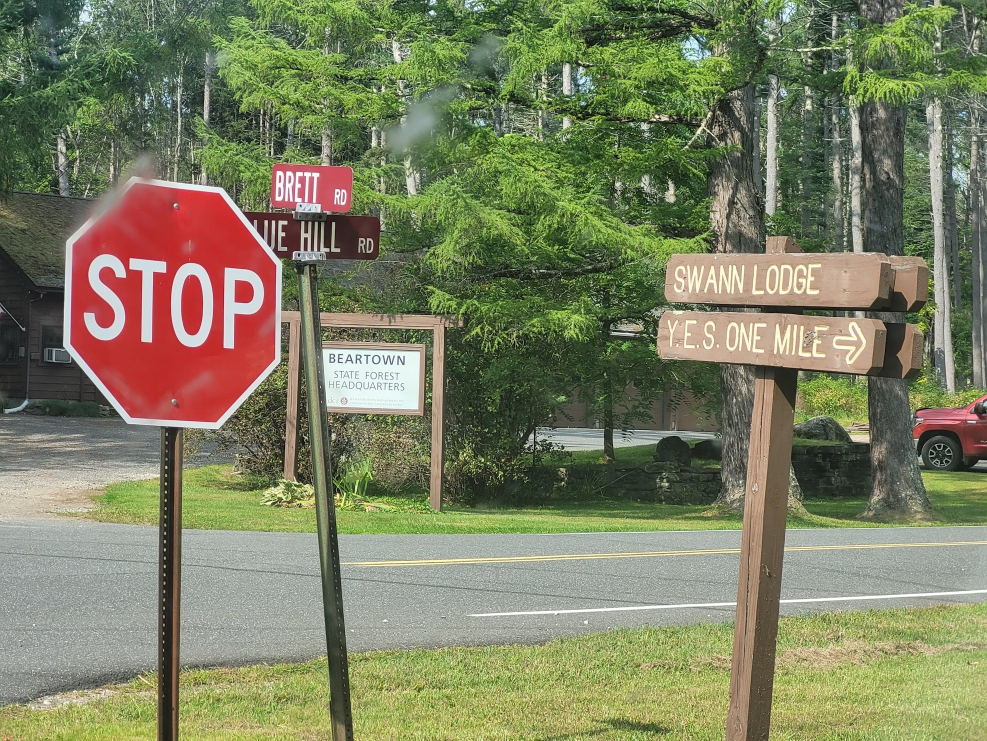
#> input picture stop_sign_dataset/photo-1727156275339-aad186798856.jpg, 1974 x 1481 px, found by its file name (shown at 1/2 size)
$ python stop_sign_detection.py
#> lines starting #> are read from the running program, lines starting #| are printed output that depends on the picture
import cv2

def distance_to_camera(known_width, focal_length, pixel_width):
    """Calculates the distance from the marker to the camera."""
    return (known_width * focal_length) / pixel_width

# Stop Sign Cascade Classifier xml
stop_sign = cv2.CascadeClassifier('cascade_stop_sign.xml')

img = cv2.imread('stop_sign_dataset\photo-1727156275339-aad186798856.jpg')
#> img is the input picture: shape (1481, 1974, 3); mean B, G, R 97.3, 127.7, 124.7

known_width = 76.0  # cm
focal_length = 800  # Example focal length in pixels

gray = cv2.cvtColor(img, cv2.COLOR_BGR2GRAY)
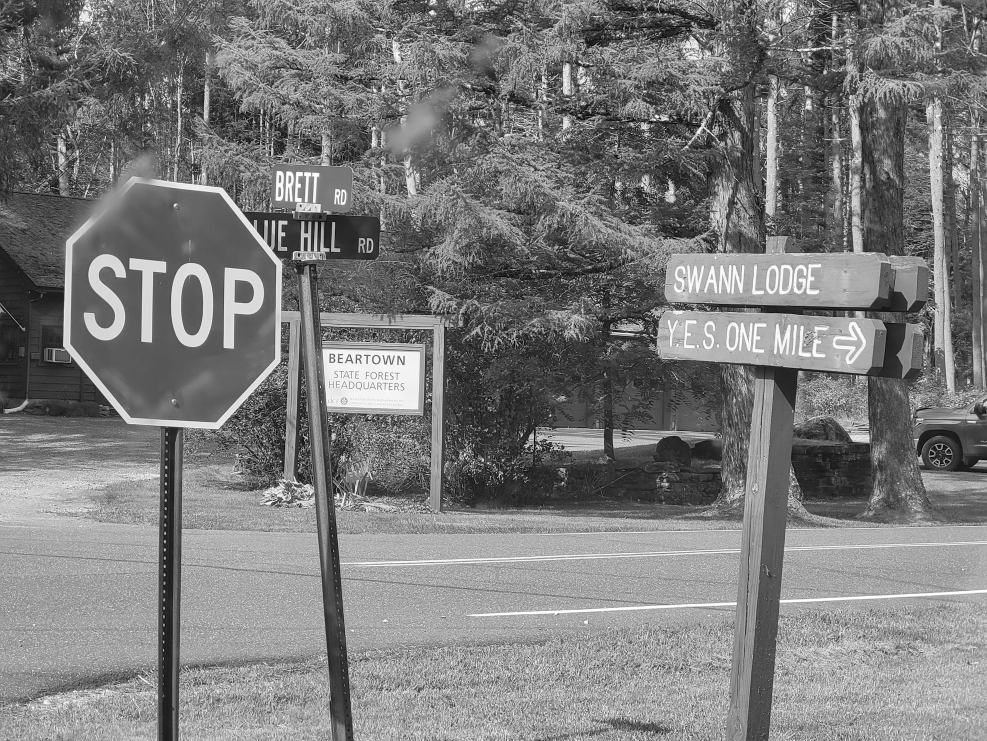
#> gray: shape (1481, 1974) (shown at 1/2 size); min 0, max 255, mean 123.3
stop_sign_scaled = stop_sign.detectMultiScale(gray, 1.3, 5)
#> stop_sign_scaled = [[86, 363, 489, 489]]

# Detect the stop sign, x,y = origin points, w = width, h = height
for (x, y, w, h) in stop_sign_scaled:

    distance = distance_to_camera(known_width, focal_length, w)
    # Draw rectangle around the stop sign
    stop_sign_rectangle = cv2.rectangle(img, (x,y),
                                        (x+w, y+h),
                                        (0, 255, 0), 3)
    # Write "Distance" on the bottom of the rectangle
    stop_sign_text = cv2.putText(img=stop_sign_rectangle,
                                 text=f"Distance: {distance:.2f} cm",
                                 org=(x, y+h+30),
                                 fontFace=cv2.FONT_HERSHEY_SIMPLEX,
                                 fontScale=1, color=(0, 0, 255),
                                 thickness=2, lineType=cv2.LINE_4)
#> this loop made 1 pass
#> (x, y, w, h, distance) on pass 1: (86, 363, 489, 489, 124.3)
cv2.imshow("img", img)
key = cv2.waitKey(-1)
#> (key q is pressed here)
if key == ord('q'):
    cv2.destroyAllWindows()

$ run again, with stop_sign_dataset/photo-1558626219-fa0c107b5613.jpg copied over stop_sign_dataset/photo-1727156275339-aad186798856.jpg
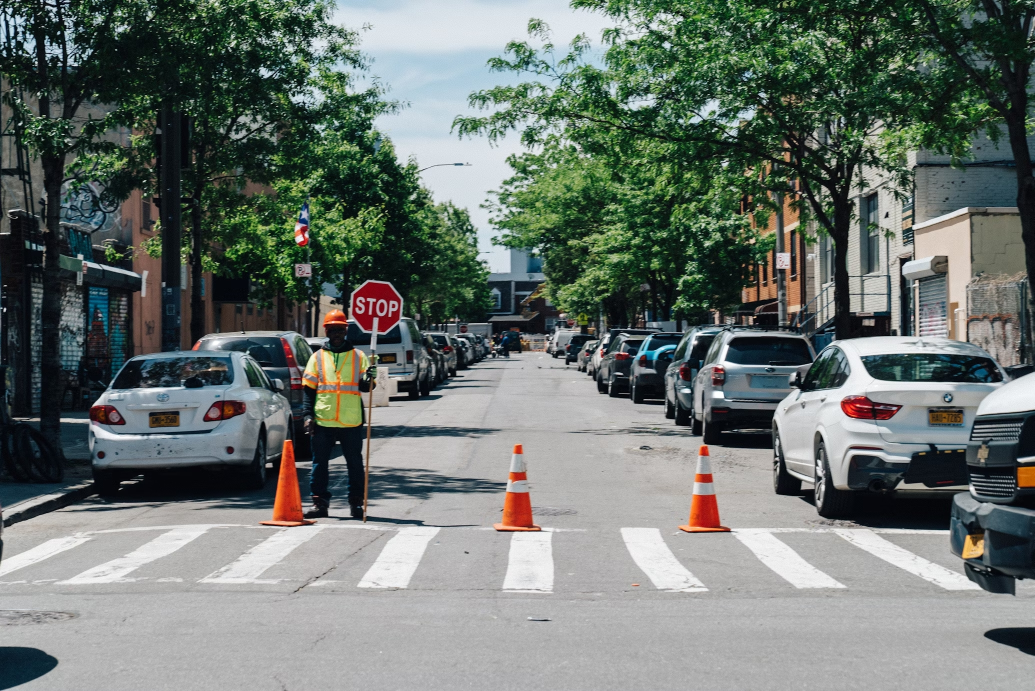
#> input picture stop_sign_dataset/photo-1558626219-fa0c107b5613.jpg, 2069 x 1382 px, found by its file name (shown at 1/2 size)
#> img is the input picture: shape (1382, 2069, 3); mean B, G, R 111.3, 116.8, 108.2
#> `gray = cv2.cvtColor(img, cv2.COLOR_BGR2GRAY)`:
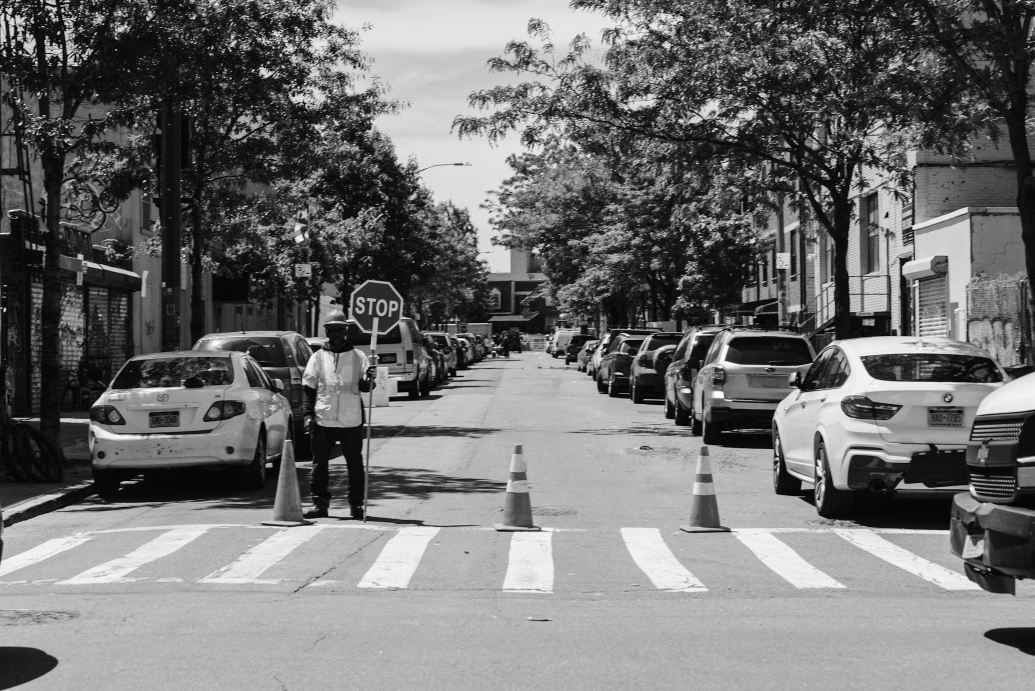
#> gray: shape (1382, 2069) (shown at 1/2 size); min 0, max 255, mean 113.6
#> stop_sign_scaled = [[690, 552, 121, 121]]
#> the loop `for (x, y, w, h) in stop_sign_scaled: ` made 1 pass
#> (x, y, w, h, distance) on pass 1: (690, 552, 121, 121, 502.5)
